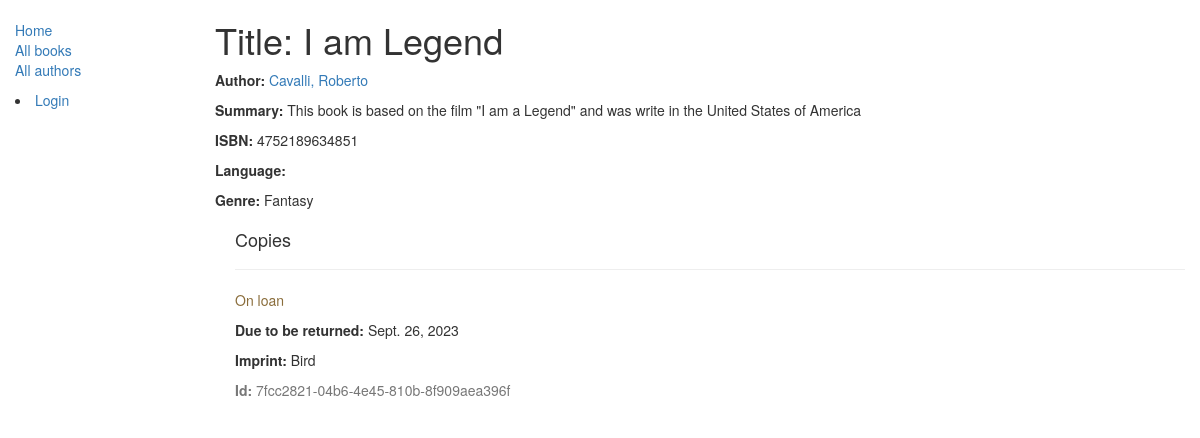
/catalog/book/1, run on the app's committed database.
### catalog/models.py (models this page shows, shortened)
class Book(models.Model):
    title = models.CharField(max_length=200)
    author = models.ForeignKey('Author', on_delete=models.SET_NULL, null=True)
    summary = models.TextField(max_length=1000, help_text="Enter a brief description of the book")
    isbn = models.CharField('ISBN',max_length=13, help_text='13 Character <a href="https://www.isbn-international.org/content/what-isbn">ISBN number</a>')
    genre = models.ManyToManyField(Genre, help_text="Select a genre for this book")
    def display_genre(self):
        return ', '.join([genre.name for genre in self.genre.all()[:3]])
    display_genre.short_description = 'Genre'

class Author(models.Model):
    first_name = models.CharField(max_length=100)
    last_name = models.CharField(max_length=100)
    date_of_birth = models.DateField(null=True, blank=True)
    date_of_death = models.DateField('Died', null=True, blank=True)
    def __str__(self):
        return '{0}, {1}'.format(self.last_name, self.first_name)

class Genre(models.Model):
    name = models.CharField(max_length=200, help_text="Enter a book genre (e.g. Science Fiction, French Poetry etc.)")
    def __str__(self):
        return self.name

class BookInstance(models.Model):
    id = models.UUIDField(primary_key=True, default=uuid.uuid4, help_text="Unique ID for this particular book across whole library")
    book = models.ForeignKey('Book', on_delete=models.SET_NULL, null=True)
    imprint = models.CharField(max_length=200)
    due_back = models.DateField(null=True, blank=True)
    borrower = models.ForeignKey(User, on_delete=models.SET_NULL, null=True, blank=True)
    LOAN_STATUS = (
        ('m', 'Maintenance'),
        ('o', 'On loan'),
        ('a', 'Available'),
        ('r', 'Reserved'),
    )
    status = models.CharField(max_length=1, choices=LOAN_STATUS, blank=True, default='m', help_text='Book availability')
    class Meta:
        ordering = ["due_back"]
        permissions = (("can_mark_returned", "Set book as returned"),)

### catalog/views.py (the view)
# urls.py: url(r'^book/(?P<pk>\d+)$', views.BookDetailView.as_view(), name='book-detail'),
class BookDetailView(generic.DetailView):
    model = Book

### templates/catalog/book_detail.html
{% extends "base_generic.html" %}
{% block content %}
  <h1>Title: {{ book.title }}</h1>
  <p><strong>Author:</strong> <a href="">{{ book.author }}</a></p>
  <p><strong>Summary:</strong> {{ book.summary }}</p>
  <p><strong>ISBN:</strong> {{ book.isbn }}</p>
  <p><strong>Language:</strong> {{ book.language }}</p>
  <p><strong>Genre:</strong> {% for genre in book.genre.all %} {{ genre }}{% if not forloop.last %}, {% endif %}{% endfor %}</p>
  <div style="margin-left:20px;margin-top:20px">
    <h4>Copies</h4>
    {% for copy in book.bookinstance_set.all %}
    <hr>
    <p class="{% if copy.status == 'a' %}text-success{% elif copy.status == 'd' %}text-danger{% else %}text-warning{% endif %}">{{ copy.get_status_display }}</p>
    {% if copy.status != 'a' %}<p><strong>Due to be returned:</strong> {{copy.due_back}}</p>{% endif %}
    <p><strong>Imprint:</strong> {{copy.imprint}}</p>
    <p class="text-muted"><strong>Id:</strong> {{copy.id}}</p>
    {% endfor %}
  </div>
{% endblock %}

### templates/base_generic.html (shortened to what this page needs)
<!doctype html>
<html lang="en">
  <head>
    <link
      rel="stylesheet"
      href="https://maxcdn.bootstrapcdn.com/bootstrap/3.3.7/css/bootstrap.min.css" />
    {% load static %}
    <link rel="stylesheet" href="{% static 'css/styles.css' %}" />
  </head>
  <body>
    <div class="container-fluid">
      <div class="row">
        <div class="col-sm-2">
          {% block sidebar %}
            <ul class="sidebar-nav">
              <li><a href="{% url 'index' %}">Home</a></li>
              <li><a href="{% url 'books' %}">All books</a></li>
              <li><a href="{% url 'authors' %}">All authors</a></li>
            </ul>
            {% if user.is_authenticated %}
                  <li>User: {{ user.get_username }}</li>
                  <li><a href="{% url 'my-borrowed' %}">My Borrowed</a></li>
                  <li><a href="{% url 'logout'%}?next={{request.path}}">Logout</a></li>
               {% else %}
                 <li><a href="{% url 'login'%}?next={{request.path}}">Login</a></li>
               {% endif %}
          {% endblock %}
        </div>
        <div class="col-sm-10 ">{% block content %}{% endblock %}
        </div>
      </div>
    </div>
  </body>
</html>

### catalog/static/css/styles.css (style rules this page uses)
.sidebar-nav { margin-top: 20px; padding: 0; list-style: none; }

### data on the page
Book: title "I am Legend", author "Cavalli, Roberto", summary "This book is based on the film \"I am a Legend\" and was write in the United States of America", isbn "4752189634851"
Genre: name "Fantasy"
BookInstance: status "On loan", due_back "Sept. 26, 2023", imprint "Bird", id "7fcc2821-04b6-4e45-810b-8f909aea396f"
